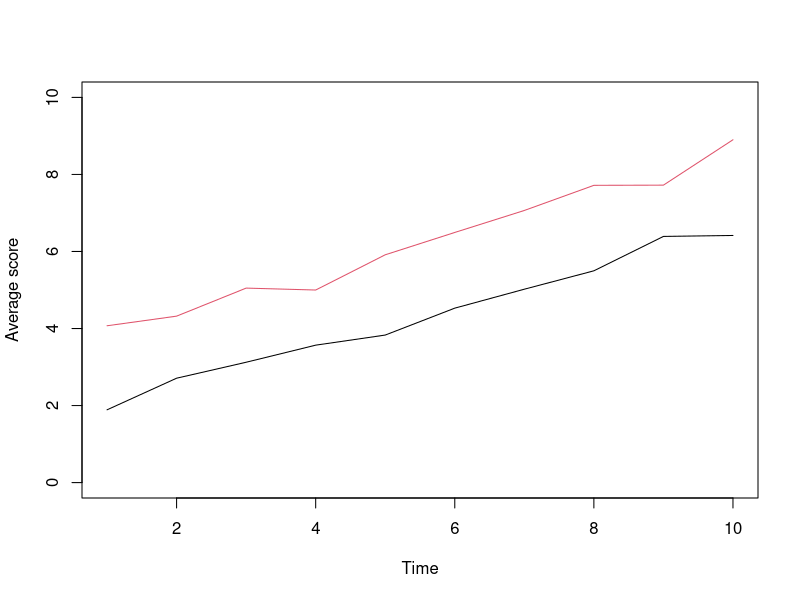

R code for this plot: (Note: a time limit stopped this script after it produced the figure.)
## ---- chunk 1
library(lme4)
library(dplyr)
library(nlme)
library(cowplot)
library(ggplot2)

# Simple function to create longitudinal data and fit a model
# Allows specification of constant treatment effects only 

LongdatFun = function(npts = 500, ntpts = 10, mu = 2, treateff = 2, timeeff = 0.5, sigma_s = 2, sigma = 5, seed = 1) {
  # input arguments:
    ## npts = number of patients in data set (sample size)
    ## ntpts = number of time points in the follow up
    ## mu = intercept, mean score at baseline 
    ## treateff = treatment effect, average difference between pts in treatment and control group
    ## timeeff = time effect, average effect of time
    ## sigma_s = between subject st. dev. (i.e. sqrt(between subject var))
    ## sigma = within subject variance (noise)
    ## seed = random seed for reproducibility
  
     treat = rep(0:1, each = npts*ntpts/2) # assign patients to one of the tweo treatment arms
     
     pteff = rep(rnorm(npts, 0, sigma_s), each = ntpts) # patient random effect
     pt = rep((1:npts), each = ntpts) # id number 
     
     tpteff = rnorm(npts*ntpts, 0, sigma) # time point effect (residual variance)
     tpt = rep(1:ntpts, times = npts) # time point 
     
     score = mu + pteff + treat * treateff + (tpt-1) * timeeff + tpteff # estimated score for each patient
     
     dat = data.frame(pt, tpt, treat, score) 
     lm = lme(score ~ treat + tpt, random = ~1|pt, data = dat) # fit a model
     
     return(list(dat = dat, lm = lm))
}

# Plot the results of an example
dat <- LongdatFun(npts = 1000, treateff = 2)$dat
datuntreat <- dat[dat$treat == 0, ]
dattreat <- dat[dat$treat == 1, ]
my_averages = c(tapply(datuntreat$score, datuntreat$tpt, mean), tapply(dattreat$score, dattreat$tpt, mean))

plot(my_averages[1:10], type = "l", ylim = c(0, 10), ylab = "Average score", xlab = "Time"); points(my_averages[11:20], type = "l", col = 2)

### Examples 1 vs 3 vs 10 timepoints 

# A) Default variances: pt random effect = 2, residual variance = 5
# --> Seems to have a benefit to increase nr of visits

## Single time points
data <- LongdatFun()$dat
datafirsttpt <- data[data$tpt == 1, ] 
lm1 <- lm(score ~ treat, data = datafirsttpt)
summary(lm1) # tx effect = 2.1482; SE = 0.4988

data5thtpt <- data[data$tpt == 5, ] 
lm5 <- lm(score ~ treat, data = data5thtpt)
summary(lm5) # tx effect = 1.3334; SE = 0.4964

data10thtpt <- data[data$tpt == 10, ] 
lm10 <- lm(score ~ treat, data = data10thtpt)
summary(lm10) # tx effect = 1.3670; SE = 0.4590

## Three time points
datathreetimepoints <- data[(data$tpt == 1 | data$tpt == 5 | data$tpt == 10), ]
lmShortFU <- lmer(score ~ treat + tpt + (1|pt), datathreetimepoints)
summary(lmShortFU) # tx effect = 1.62; SE = 0.33

## Full Follow up
lmlongFU <- lmer(score ~ treat + tpt + (1|pt), data)
summary(lmlongFU) # tx effect = 2.03008; SE = 0.24025

# B) Reversed variances: pt random effect = 5, residual variance = 2
# --> It has only small benefits to increase length of FU

## Single time points
data <- LongdatFun(sigma_s = 5, sigma = 2)$dat

datafirsttpt <- data[data$tpt == 1, ] 
lm1 <- lm(score ~ treat, data = datafirsttpt)
summary(lm1) # tx effect = 2.0633; SE = 0.5038

data5thtpt <- data[data$tpt == 5, ] 
lm5 <- lm(score ~ treat, data = data5thtpt)
summary(lm5) # tx effect = 1.7374; SE = 0.5027

data10thtpt <- data[data$tpt == 10, ] 
lm10 <- lm(score ~ treat, data = data10thtpt)
summary(lm10) # tx effect = 1.7508; SE = 0.4835

## Three time points
datathreetimepoints <- data[(data$tpt == 1 | data$tpt == 5 | data$tpt == 10), ]
lmShortFU <- lmer(score ~ treat + tpt + (1|pt), datathreetimepoints)
summary(lmShortFU) # tx effect = 1.85047; SE = 0.47584

## Full Follow up
lmlongFU <- lmer(score ~ treat + tpt + (1|pt), data)
summary(lmlongFU) # tx effect = 2.01602; SE = 0.46020

### Function that calculates all SEs (constant treatment effect)
SimFunContLong <- function(nsim, npts, ntpts, mu, treateff, timeeff, sigma_s, sigma, seed) {
  
  # input arguments:
    ## nsim = number of iterations per simulation
    ## npts = number of patients in data set (sample size)
    ## ntpts = number of time points in the follow up
    ## mu = intercept, mean score at baseline 
    ## treateff = treatment effect, average difference between pts in treatment and control group
    ## timeeff = time effect, average effect of time
    ## sigma_s = between subject st. dev. (i.e. sqrt(between subject var))
    ## sigma = within subject variance (noise)
    ## seed = random seed for reproducibility 
  
  set.seed(seed)
  
  # empty objects for storage
  Ests <- matrix(nrow = nsim, ncol = 3)
  SEs <- matrix(nrow = nsim, ncol = 3)
  Zval <- matrix(nrow = nsim, ncol = 3)
  
  for (r in 1:nsim) {
    
    # << Full follow up >>
    # simulate data and fit a linear mixed model
    obj = LongdatFun(npts=npts, ntpts=ntpts, mu=mu, sigma_s=sigma_s, sigma=sigma, treateff=treateff, timeeff=timeeff)
    lmFullFU = obj$lm 
    
    Ests[r, 1] =  fixef(lmFullFU)['treat'] # point estimate
    SEs[r, 1] = sqrt(lmFullFU$var['treat', 'treat']) # SE of point estimate
    Zval[r, 1] =  (Ests[r, 1])^2 /  (SEs[r, 1])^2 # z value 
  
    # << Short follow up (three time points) >>
    # extract three time points
    data = obj$dat
    datathreetimepoints = data[(data$tpt == 1 | data$tpt == 5 | data$tpt == 10), ]
    # fit a linear mixed effects model
    lmShortFU = lme(score ~ treat + tpt, random = ~1|pt, datathreetimepoints)
    
    Ests[r, 2]  =  fixef(lmShortFU)['treat'] # point estimate
    SEs[r, 2] =   sqrt(lmShortFU$var['treat', 'treat']) # SE of point estimate
    Zval[r, 2]  =  (Ests[r, 2])^2 / (SEs[r, 2])^2 # z value
    
    # << single time point >>
    # extract one of the time points
    data5thtpt = data[data$tpt == 5, ] 
    # fit a linear model
    lm5 = lm(score ~ treat, data = data5thtpt)
    
    Ests[r, 3] =  summary(lm5)$coef['treat', 'Estimate'] # point estimate
    SEs[r, 3] =  summary(lm5)$coef['treat', 'Std. Error'] # SE of point estimate
    Zval[r, 3]  = (Ests[r, 3])^2 / (SEs[r, 3])^2 # z value
  
  }
  results <- list(Ratio.10tpt.to.1tpt = colMeans(Zval)[1] / colMeans(Zval)[3],
                  AverageZval=colMeans(Zval), 
                  Resmatrix = matrix(data = c(AverageEst=colMeans(Ests), AverageSE=colMeans(SEs), AverageZval=colMeans(Zval)), ncol = 3, byrow = T, dimnames = list(c("AverageEst", "AverageSE", "AverageZval"), c("10tpt", "3tpt", "1tpt"))))
  return(results)
}

# Systematic Grid approach
sigma_s <- seq(0.5, 5, length.out = 38)
sigma_e <- seq(0.5, 5, length.out = 38)

LongerFU <-  expand.grid(BetwSubjVar = sigma_s, WithinSubjVar = sigma_e)
LongerFU$Ratio.10tpt.to.1tpt <- rep(NA, nrow(LongerFU)) 

for (i in 1:nrow(LongerFU)) {
  LongerFU$Ratio.10tpt.to.1tpt[i] <- SimFunContLong(nsim = 100, npts = 200, ntpts = 10, mu = 2, treateff = 1.5, seed = 1, timeeff = 0.5, sigma_s = LongerFU$BetwSubjVar[i], sigma = LongerFU$WithinSubjVar[i])$Ratio.10tpt.to.1tpt
}

save(LongerFU, file = "LongerFU.Rdata")

# Grid plot:
p <- ggplot(LongerFU, aes(x = BetwSubjVar, y = WithinSubjVar, fill = Ratio.10tpt.to.1tpt)) +
  geom_tile() +
  theme_cowplot(font_family = "serif",
                font_size = 14) +
  scale_fill_distiller(palette = "Spectral", 
                       name = "Ratio",
                       breaks = c(round(min(LongerFU$Ratio.10tpt.to.1tpt), 2), 2:7),
                       labels = c(round(min(LongerFU$Ratio.10tpt.to.1tpt), 2), 2:7),
                       direction = 1,  
                       limits = c(min(LongerFU$Ratio.10tpt.to.1tpt), max(LongerFU$Ratio.10tpt.to.1tpt))) + 
  labs(x = "Between-subject standard deviation", y = "Within-subject standard deviation", fill = "Ratio") + 
  theme(legend.key.height = unit(1, 'cm'), #change legend key height
        legend.key.width = unit(0.5, 'cm')) #change legend key width))

p
